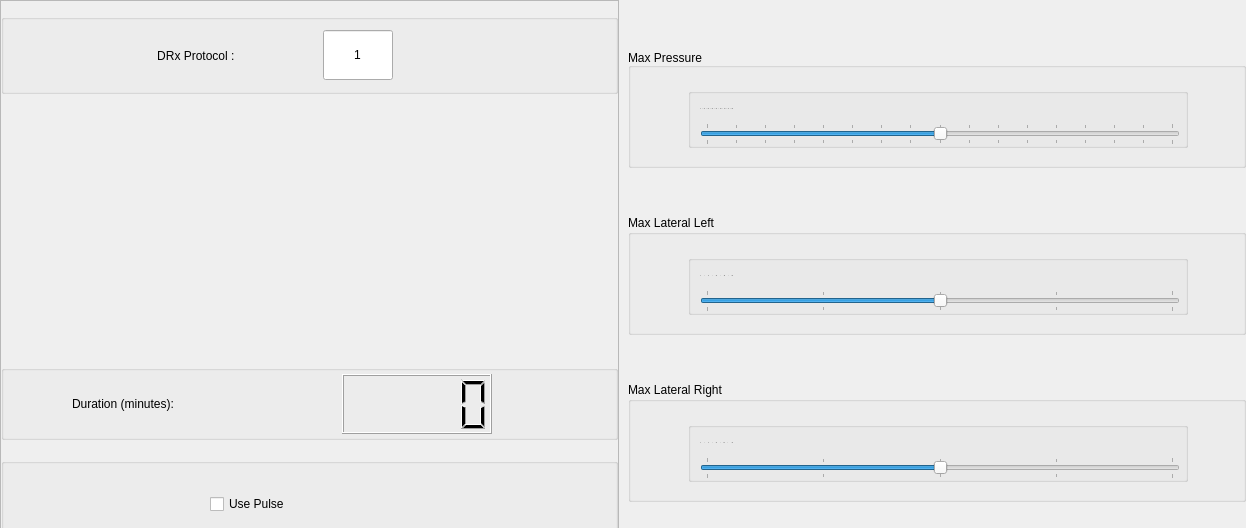
      <widget class="QTabWidget" name="DRx_tabs">
       <property name="geometry">
        <rect>
         <x>0</x>
         <y>0</y>
         <width>1246</width>
         <height>528</height>
        </rect>
       </property>
       <property name="sizePolicy">
        <sizepolicy hsizetype="MinimumExpanding" vsizetype="MinimumExpanding">
         <horstretch>0</horstretch>
         <verstretch>0</verstretch>
        </sizepolicy>
       </property>
       <property name="maximumSize">
        <size>
         <width>1246</width>
         <height>548</height>
        </size>
       </property>
       <property name="layoutDirection">
        <enum>Qt::LeftToRight</enum>
       </property>
       <property name="tabPosition">
        <enum>QTabWidget::North</enum>
       </property>
       <property name="tabShape">
        <enum>QTabWidget::Rounded</enum>
       </property>
       <property name="currentIndex">
        <number>0</number>
       </property>
       <property name="iconSize">
        <size>
         <width>16</width>
         <height>16</height>
        </size>
       </property>
       <property name="elideMode">
        <enum>Qt::ElideNone</enum>
       </property>
       <property name="documentMode">
        <bool>true</bool>
       </property>
       <property name="tabsClosable">
        <bool>false</bool>
       </property>
       <property name="movable">
        <bool>false</bool>
       </property>
       <property name="tabBarAutoHide">
        <bool>true</bool>
       </property>
       <widget class="QWidget" name="preset_protocols_tab">
        <property name="sizePolicy">
         <sizepolicy hsizetype="MinimumExpanding" vsizetype="Expanding">
          <horstretch>0</horstretch>
          <verstretch>0</verstretch>
         </sizepolicy>
        </property>
        <property name="minimumSize">
         <size>
          <width>0</width>
          <height>550</height>
         </size>
        </property>
        <property name="maximumSize">
         <size>
          <width>1246</width>
          <height>550</height>
         </size>
        </property>
        <attribute name="title">
         <string>Preset Protocol</string>
        </attribute>
        <layout class="QVBoxLayout" name="verticalLayout_4">
         <property name="leftMargin">
          <number>0</number>
         </property>
         <property name="topMargin">
          <number>0</number>
         </property>
         <property name="rightMargin">
          <number>0</number>
         </property>
         <property name="bottomMargin">
          <number>0</number>
         </property>
         <item>
          <layout class="QHBoxLayout" name="horizontalLayout_23">
           <property name="spacing">
            <number>9</number>
           </property>
           <item>
            <widget class="QFrame" name="frame_3">
             <property name="sizePolicy">
              <sizepolicy hsizetype="Maximum" vsizetype="Maximum">
               <horstretch>0</horstretch>
               <verstretch>0</verstretch>
              </sizepolicy>
             </property>
             <property name="minimumSize">
              <size>
               <width>0</width>
               <height>550</height>
              </size>
             </property>
             <property name="maximumSize">
              <size>
               <width>623</width>
               <height>575</height>
              </size>
             </property>
             <property name="frameShape">
              <enum>QFrame::StyledPanel</enum>
             </property>
             <property name="frameShadow">
              <enum>QFrame::Raised</enum>
             </property>
             <layout class="QVBoxLayout" name="verticalLayout_6">
              <property name="spacing">
               <number>5</number>
              </property>
              <property name="leftMargin">
               <number>0</number>
              </property>
              <property name="topMargin">
               <number>0</number>
              </property>
              <property name="rightMargin">
               <number>0</number>
              </property>
              <property name="bottomMargin">
               <number>0</number>
              </property>
              <item>
               <widget class="QGroupBox" name="groupBox_3">
                <property name="sizePolicy">
                 <sizepolicy hsizetype="Minimum" vsizetype="Fixed">
                  <horstretch>0</horstretch>
                  <verstretch>0</verstretch>
                 </sizepolicy>
                </property>
                <property name="minimumSize">
                 <size>
                  <width>0</width>
                  <height>80</height>
                 </size>
                </property>
                <property name="maximumSize">
                 <size>
                  <width>623</width>
                  <height>80</height>
                 </size>
                </property>
                <property name="title">
                 <string/>
                </property>
                <layout class="QHBoxLayout" name="horizontalLayout_3">
                 <property name="spacing">
                  <number>15</number>
                 </property>
                 <property name="leftMargin">
                  <number>0</number>
                 </property>
                 <property name="topMargin">
                  <number>0</number>
                 </property>
                 <property name="rightMargin">
                  <number>0</number>
                 </property>
                 <property name="bottomMargin">
                  <number>0</number>
                 </property>
                 <item>
                  <spacer name="horizontalSpacer_4">
                   <property name="orientation">
                    <enum>Qt::Horizontal</enum>
                   </property>
                   <property name="sizeHint" stdset="0">
                    <size>
                     <width>40</width>
                     <height>20</height>
                    </size>
                   </property>
                  </spacer>
                 </item>
                 <item>
                  <widget class="QLabel" name="label_5">
                   <property name="maximumSize">
                    <size>
                     <width>400</width>
                     <height>120</height>
                    </size>
                   </property>
                   <property name="text">
                    <string>DRx Protocol : </string>
                   </property>
                   <property name="alignment">
                    <set>Qt::AlignCenter</set>
                   </property>
                  </widget>
                 </item>
                 <item>
                  <widget class="QLabel" name="backward_button_protocol_image">
                   <property name="minimumSize">
                    <size>
                     <width>55</width>
                     <height>55</height>
                    </size>
                   </property>
                   <property name="maximumSize">
                    <size>
                     <width>55</width>
                     <height>55</height>
                    </size>
                   </property>
                   <property name="text">
                    <string/>
                   </property>
                   <property name="textFormat">
                    <enum>Qt::PlainText</enum>
                   </property>
                   <property name="pixmap">
                    <pixmap>../media/images/buttons/arrow-back.png</pixmap>
                   </property>
                   <property name="scaledContents">
                    <bool>true</bool>
                   </property>
                   <property name="alignment">
                    <set>Qt::AlignCenter</set>
                   </property>
                   <property name="wordWrap">
                    <bool>false</bool>
                   </property>
                  </widget>
                 </item>
                 <item>
                  <widget class="QLineEdit" name="protocol_number_field">
                   <property name="minimumSize">
                    <size>
                     <width>70</width>
                     <height>40</height>
                    </size>
                   </property>
                   <property name="maximumSize">
                    <size>
                     <width>70</width>
                     <height>50</height>
                    </size>
                   </property>
                   <property name="text">
                    <string>1</string>
                   </property>
                   <property name="alignment">
                    <set>Qt::AlignCenter</set>
                   </property>
                  </widget>
                 </item>
                 <item>
                  <widget class="QLabel" name="forward_button_protocol_image">
                   <property name="minimumSize">
                    <size>
                     <width>55</width>
                     <height>55</height>
                    </size>
                   </property>
                   <property name="maximumSize">
                    <size>
                     <width>55</width>
                     <height>55</height>
                    </size>
                   </property>
                   <property name="text">
                    <string/>
                   </property>
                   <property name="pixmap">
                    <pixmap>../media/images/buttons/arrow-forward.png</pixmap>
                   </property>
                   <property name="scaledContents">
                    <bool>true</bool>
                   </property>
                   <property name="alignment">
                    <set>Qt::AlignCenter</set>
                   </property>
                   <property name="wordWrap">
                    <bool>false</bool>
                   </property>
                  </widget>
                 </item>
                 <item>
                  <spacer name="horizontalSpacer_5">
                   <property name="orientation">
                    <enum>Qt::Horizontal</enum>
                   </property>
                   <property name="sizeHint" stdset="0">
                    <size>
                     <width>40</width>
                     <height>20</height>
                    </size>
                   </property>
                  </spacer>
                 </item>
                </layout>
               </widget>
              </item>
              <item>
               <widget class="QLabel" name="label_protocol_image">
                <property name="sizePolicy">
                 <sizepolicy hsizetype="MinimumExpanding" vsizetype="MinimumExpanding">
                  <horstretch>0</horstretch>
                  <verstretch>0</verstretch>
                 </sizepolicy>
                </property>
                <property name="maximumSize">
                 <size>
                  <width>575</width>
                  <height>235</height>
                 </size>
                </property>
                <property name="pixmap">
                 <pixmap>../media/images/graphics/1.png</pixmap>
                </property>
                <property name="scaledContents">
                 <bool>true</bool>
                </property>
                <property name="alignment">
                 <set>Qt::AlignCenter</set>
                </property>
                <property name="margin">
                 <number>0</number>
                </property>
               </widget>
              </item>
              <item>
               <widget class="QGroupBox" name="groupBox_15">
                <property name="sizePolicy">
                 <sizepolicy hsizetype="Maximum" vsizetype="MinimumExpanding">
                  <horstretch>0</horstretch>
                  <verstretch>0</verstretch>
                 </sizepolicy>
                </property>
                <property name="minimumSize">
                 <size>
                  <width>0</width>
                  <height>75</height>
                 </size>
                </property>
                <property name="maximumSize">
                 <size>
                  <width>1246</width>
                  <height>75</height>
                 </size>
                </property>
                <property name="title">
                 <string/>
                </property>
                <layout class="QHBoxLayout" name="horizontalLayout_12">
                 <property name="spacing">
                  <number>15</number>
                 </property>
                 <property name="leftMargin">
                  <number>0</number>
                 </property>
                 <property name="topMargin">
                  <number>0</number>
                 </property>
                 <property name="rightMargin">
                  <number>0</number>
                 </property>
                 <property name="bottomMargin">
                  <number>0</number>
                 </property>
                 <item>
                  <spacer name="horizontalSpacer">
                   <property name="orientation">
                    <enum>Qt::Horizontal</enum>
                   </property>
                   <property name="sizeHint" stdset="0">
                    <size>
                     <width>40</width>
                     <height>20</height>
                    </size>
                   </property>
                  </spacer>
                 </item>
                 <item>
                  <widget class="QLabel" name="time_label">
                   <property name="minimumSize">
                    <size>
                     <width>200</width>
                     <height>40</height>
                    </size>
                   </property>
                   <property name="maximumSize">
                    <size>
                     <width>200</width>
                     <height>50</height>
                    </size>
                   </property>
                   <property name="text">
                    <string>Duration (minutes): </string>
                   </property>
                  </widget>
                 </item>
                 <item>
                  <widget class="QLabel" name="decrease_time">
                   <property name="minimumSize">
                    <size>
                     <width>40</width>
                     <height>40</height>
                    </size>
                   </property>
                   <property name="maximumSize">
                    <size>
                     <width>50</width>
                     <height>50</height>
                    </size>
                   </property>
                   <property name="text">
                    <string/>
                   </property>
                   <property name="textFormat">
                    <enum>Qt::PlainText</enum>
                   </property>
                   <property name="pixmap">
                    <pixmap>../media/images/buttons/arrow-back.png</pixmap>
                   </property>
                   <property name="scaledContents">
                    <bool>true</bool>
                   </property>
                   <property name="alignment">
                    <set>Qt::AlignCenter</set>
                   </property>
                   <property name="wordWrap">
                    <bool>false</bool>
                   </property>
                  </widget>
                 </item>
                 <item>
                  <widget class="QLCDNumber" name="time_edit">
                   <property name="minimumSize">
                    <size>
                     <width>150</width>
                     <height>0</height>
                    </size>
                   </property>
                   <property name="maximumSize">
                    <size>
                     <width>175</width>
                     <height>60</height>
                    </size>
                   </property>
                  </widget>
                 </item>
                 <item>
                  <widget class="QLabel" name="increase_time">
                   <property name="minimumSize">
                    <size>
                     <width>40</width>
                     <height>40</height>
                    </size>
                   </property>
                   <property name="maximumSize">
                    <size>
                     <width>50</width>
                     <height>50</height>
                    </size>
                   </property>
                   <property name="text">
                    <string/>
                   </property>
                   <property name="pixmap">
                    <pixmap>../media/images/buttons/arrow-forward.png</pixmap>
                   </property>
                   <property name="scaledContents">
                    <bool>true</bool>
                   </property>
                   <property name="alignment">
                    <set>Qt::AlignCenter</set>
                   </property>
                   <property name="wordWrap">
                    <bool>false</bool>
                   </property>
                  </widget>
                 </item>
                 <item>
                  <spacer name="horizontalSpacer_2">
                   <property name="orientation">
                    <enum>Qt::Horizontal</enum>
                   </property>
                   <property name="sizeHint" stdset="0">
                    <size>
                     <width>40</width>
                     <height>20</height>
                    </size>
                   </property>
                  </spacer>
                 </item>
                </layout>
               </widget>
              </item>
              <item>
               <widget class="QGroupBox" name="groupBox_16">
                <property name="sizePolicy">
                 <sizepolicy hsizetype="Maximum" vsizetype="MinimumExpanding">
                  <horstretch>0</horstretch>
                  <verstretch>0</verstretch>
                 </sizepolicy>
                </property>
                <property name="minimumSize">
                 <size>
                  <width>0</width>
                  <height>20</height>
                 </size>
                </property>
                <property name="maximumSize">
                 <size>
                  <width>1246</width>
                  <height>75</height>
                 </size>
                </property>
                <property name="title">
                 <string/>
                </property>
                <layout class="QHBoxLayout" name="horizontalLayout_22">
                 <property name="spacing">
                  <number>10</number>
                 </property>
                 <property name="leftMargin">
                  <number>0</number>
                 </property>
                 <property name="topMargin">
                  <number>0</number>
                 </property>
                 <property name="rightMargin">
                  <number>0</number>
                 </property>
                 <property name="bottomMargin">
                  <number>0</number>
                 </property>
                 <item>
                  <spacer name="horizontalSpacer_6">
                   <property name="orientation">
                    <enum>Qt::Horizontal</enum>
                   </property>
                   <property name="sizeHint" stdset="0">
                    <size>
                     <width>40</width>
                     <height>20</height>
                    </size>
                   </property>
                  </spacer>
                 </item>
                 <item>
                  <widget class="QCheckBox" name="checkbox_use_pulse">
                   <property name="minimumSize">
                    <size>
                     <width>200</width>
                     <height>80</height>
                    </size>
                   </property>
                   <property name="text">
                    <string>Use Pulse</string>
                   </property>
                  </widget>
                 </item>
                 <item>
                  <spacer name="horizontalSpacer_7">
                   <property name="orientation">
                    <enum>Qt::Horizontal</enum>
                   </property>
                   <property name="sizeHint" stdset="0">
                    <size>
                     <width>40</width>
                     <height>20</height>
                    </size>
                   </property>
                  </spacer>
                 </item>
                </layout>
               </widget>
              </item>
             </layout>
            </widget>
           </item>
           <item>
            <layout class="QVBoxLayout" name="verticalLayout_22">
             <property name="topMargin">
              <number>10</number>
             </property>
             <property name="bottomMargin">
              <number>10</number>
             </property>
             <item>
              <widget class="QGroupBox" name="groupBox_6">
               <property name="maximumSize">
                <size>
                 <width>16777215</width>
                 <height>120</height>
                </size>
               </property>
               <property name="title">
                <string>Max Pressure</string>
               </property>
               <property name="alignment">
                <set>Qt::AlignBottom|Qt::AlignLeading|Qt::AlignLeft</set>
               </property>
               <widget class="QGroupBox" name="groupBox_54">
                <property name="geometry">
                 <rect>
                  <x>60</x>
                  <y>40</y>
                  <width>500</width>
                  <height>60</height>
                 </rect>
                </property>
                <property name="minimumSize">
                 <size>
                  <width>500</width>
                  <height>30</height>
                 </size>
                </property>
                <property name="maximumSize">
                 <size>
                  <width>500</width>
                  <height>60</height>
                 </size>
                </property>
                <property name="title">
                 <string/>
                </property>
                <layout class="QVBoxLayout" name="verticalLayout_23">
                 <property name="topMargin">
                  <number>0</number>
                 </property>
                 <property name="bottomMargin">
                  <number>0</number>
                 </property>
                 <item alignment="Qt::AlignTop">
                  <widget class="QLabel" name="max_pressure_edit_label">
                   <property name="minimumSize">
                    <size>
                     <width>480</width>
                     <height>30</height>
                    </size>
                   </property>
                   <property name="maximumSize">
                    <size>
                     <width>480</width>
                     <height>125</height>
                    </size>
                   </property>
                   <property name="font">
                    <font>
                     <family>Arial</family>
                     <pointsize>-1</pointsize>
                    </font>
                   </property>
                   <property name="text">
                    <string> 0      |     10     |     20     |     30     |     40      |     50     |     60    |     70     |     80</string>
                   </property>
                  </widget>
                 </item>
                 <item alignment="Qt::AlignTop">
                  <widget class="QSlider" name="max_pressure_edit">
                   <property name="minimumSize">
                    <size>
                     <width>480</width>
                     <height>0</height>
                    </size>
                   </property>
                   <property name="maximumSize">
                    <size>
                     <width>480</width>
                     <height>30</height>
                    </size>
                   </property>
                   <property name="maximum">
                    <number>80</number>
                   </property>
                   <property name="singleStep">
                    <number>5</number>
                   </property>
                   <property name="pageStep">
                    <number>5</number>
                   </property>
                   <property name="value">
                    <number>40</number>
                   </property>
                   <property name="sliderPosition">
                    <number>40</number>
                   </property>
                   <property name="orientation">
                    <enum>Qt::Horizontal</enum>
                   </property>
                   <property name="tickPosition">
                    <enum>QSlider::TicksBothSides</enum>
                   </property>
                  </widget>
                 </item>
                </layout>
               </widget>
              </widget>
             </item>
             <item>
              <widget class="QGroupBox" name="groupBox_9">
               <property name="maximumSize">
                <size>
                 <width>16777215</width>
                 <height>120</height>
                </size>
               </property>
               <property name="title">
                <string>Max Lateral Left</string>
               </property>
               <widget class="QGroupBox" name="groupBox_57">
                <property name="geometry">
                 <rect>
                  <x>60</x>
                  <y>40</y>
                  <width>500</width>
                  <height>60</height>
                 </rect>
                </property>
                <property name="minimumSize">
                 <size>
                  <width>500</width>
                  <height>60</height>
                 </size>
                </property>
                <property name="maximumSize">
                 <size>
                  <width>500</width>
                  <height>70</height>
                 </size>
                </property>
                <property name="title">
                 <string/>
                </property>
                <layout class="QVBoxLayout" name="verticalLayout_25">
                 <property name="topMargin">
                  <number>0</number>
                 </property>
                 <property name="bottomMargin">
                  <number>0</number>
                 </property>
                 <item>
                  <widget class="QLabel" name="max_left_edit_label">
                   <property name="minimumSize">
                    <size>
                     <width>480</width>
                     <height>30</height>
                    </size>
                   </property>
                   <property name="maximumSize">
                    <size>
                     <width>480</width>
                     <height>30</height>
                    </size>
                   </property>
                   <property name="font">
                    <font>
                     <family>Arial</family>
                     <pointsize>-1</pointsize>
                    </font>
                   </property>
                   <property name="text">
                    <string> 0              |             -5            |            -10             |           -15            |           -20</string>
                   </property>
                  </widget>
                 </item>
                 <item>
                  <widget class="QSlider" name="max_left_edit">
                   <property name="minimumSize">
                    <size>
                     <width>480</width>
                     <height>0</height>
                    </size>
                   </property>
                   <property name="maximumSize">
                    <size>
                     <width>480</width>
                     <height>30</height>
                    </size>
                   </property>
                   <property name="minimum">
                    <number>0</number>
                   </property>
                   <property name="maximum">
                    <number>20</number>
                   </property>
                   <property name="singleStep">
                    <number>5</number>
                   </property>
                   <property name="pageStep">
                    <number>5</number>
                   </property>
                   <property name="value">
                    <number>10</number>
                   </property>
                   <property name="sliderPosition">
                    <number>10</number>
                   </property>
                   <property name="tracking">
                    <bool>true</bool>
                   </property>
                   <property name="orientation">
                    <enum>Qt::Horizontal</enum>
                   </property>
                   <property name="tickPosition">
                    <enum>QSlider::TicksBothSides</enum>
                   </property>
                  </widget>
                 </item>
                </layout>
               </widget>
              </widget>
             </item>
             <item>
              <widget class="QGroupBox" name="groupBox_10">
               <property name="maximumSize">
                <size>
                 <width>16777215</width>
                 <height>120</height>
                </size>
               </property>
               <property name="title">
                <string>Max Lateral Right</string>
               </property>
               <widget class="QGroupBox" name="groupBox_58">
                <property name="geometry">
                 <rect>
                  <x>60</x>
                  <y>40</y>
                  <width>500</width>
                  <height>60</height>
                 </rect>
                </property>
                <property name="minimumSize">
                 <size>
                  <width>500</width>
                  <height>50</height>
                 </size>
                </property>
                <property name="maximumSize">
                 <size>
                  <width>500</width>
                  <height>60</height>
                 </size>
                </property>
                <property name="title">
                 <string/>
                </property>
                <layout class="QVBoxLayout" name="verticalLayout_26">
                 <property name="topMargin">
                  <number>0</number>
                 </property>
                 <property name="bottomMargin">
                  <number>0</number>
                 </property>
                 <item>
                  <widget class="QLabel" name="max_right_edit_label">
                   <property name="minimumSize">
                    <size>
                     <width>480</width>
                     <height>30</height>
                    </size>
                   </property>
                   <property name="maximumSize">
                    <size>
                     <width>480</width>
                     <height>30</height>
                    </size>
                   </property>
                   <property name="font">
                    <font>
                     <family>Arial</family>
                     <pointsize>-1</pointsize>
                    </font>
                   </property>
                   <property name="text">
                    <string> 0             |              5             |             10            |            15            |              20 </string>
                   </property>
                  </widget>
                 </item>
                 <item>
                  <widget class="QSlider" name="max_right_edit">
                   <property name="minimumSize">
                    <size>
                     <width>480</width>
                     <height>0</height>
                    </size>
                   </property>
                   <property name="maximumSize">
                    <size>
                     <width>480</width>
                     <height>30</height>
                    </size>
                   </property>
                   <property name="maximum">
                    <number>20</number>
                   </property>
                   <property name="singleStep">
                    <number>5</number>
                   </property>
                   <property name="pageStep">
                    <number>5</number>
                   </property>
                   <property name="value">
                    <number>10</number>
                   </property>
                   <property name="sliderPosition">
                    <number>10</number>
                   </property>
                   <property name="orientation">
                    <enum>Qt::Horizontal</enum>
                   </property>
                   <property name="tickPosition">
                    <enum>QSlider::TicksBothSides</enum>
                   </property>
                  </widget>
                 </item>
                </layout>
               </widget>
              </widget>
             </item>
            </layout>
           </item>
          </layout>
         </item>
        </layout>
       </widget>
      </widget>
